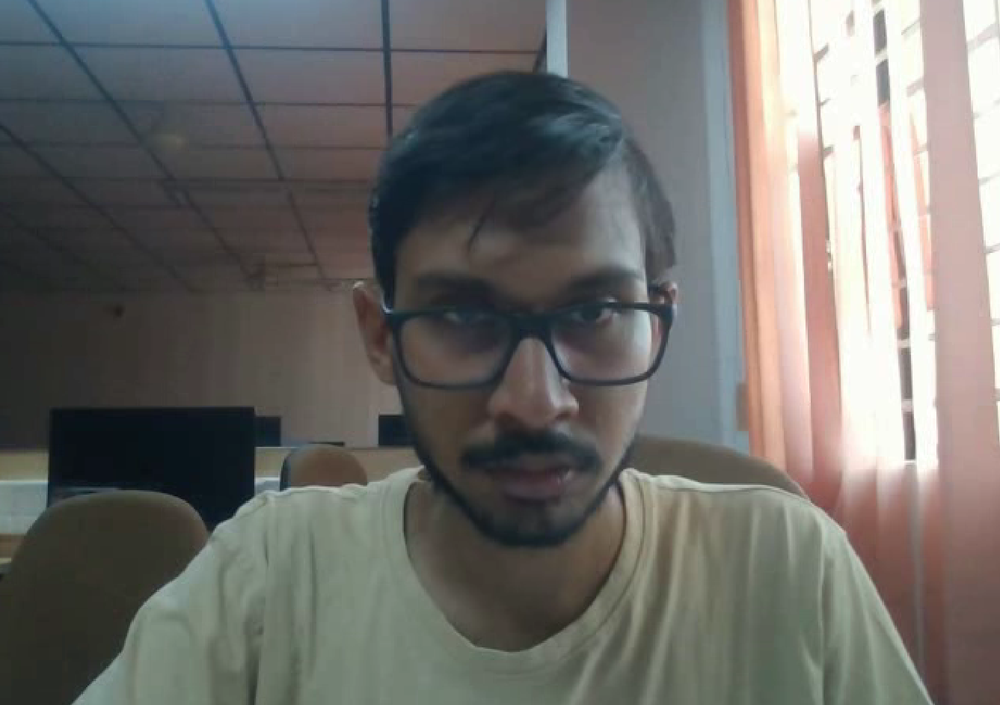
#> input picture Cleaned/Inputs/ID.png, 1000 x 705 px, shrunk from 1337 x 942 before the run
$ python -i image_processor.py   (imports and definitions only)
#> lines starting #> are read from the running program, lines starting #| are printed output that depends on the picture
#> further down, picture is the input picture: shape (705, 1000, 3); mean B, G, R 105.5, 109.1, 110.5
"""
Image preprocessing utilities for object detection and enhancement
"""
import cv2
import numpy as np


class ImageProcessor:
    """Handles image preprocessing for better detection results"""

    @staticmethod
    def enhance_frame(image):
        """Enhance frame with contrast and sharpening"""
        alpha = 1.3
        beta = 30
        image = cv2.convertScaleAbs(image, alpha=alpha, beta=beta)
        kernel = np.array([[0, -1, 0],
                          [-1, 5, -1],
                          [0, -1, 0]])
        return cv2.filter2D(src=image, ddepth=-1, kernel=kernel)

    @staticmethod
    def preprocess_for_object_detection(image):
        """
        Preprocess image for object detection.
        Currently returns original image but can be extended for enhancement.
        """
        # Future enhancements can be added here:
        # - Contrast adjustment
        # - Noise reduction
        # - Edge enhancement
        return image

    @staticmethod
    def enhance_for_detection(image):
        """
        Enhanced preprocessing for better object detection
        """
        # Convert to RGB if needed
        if len(image.shape) == 3 and image.shape[2] == 3:
            image_rgb = cv2.cvtColor(image, cv2.COLOR_BGR2RGB)
        else:
            image_rgb = image.copy()

        # Increase contrast and brightness
        alpha = 1.4  # Contrast control
        beta = 15    # Brightness control
        contrast_bright = cv2.convertScaleAbs(image_rgb, alpha=alpha, beta=beta)
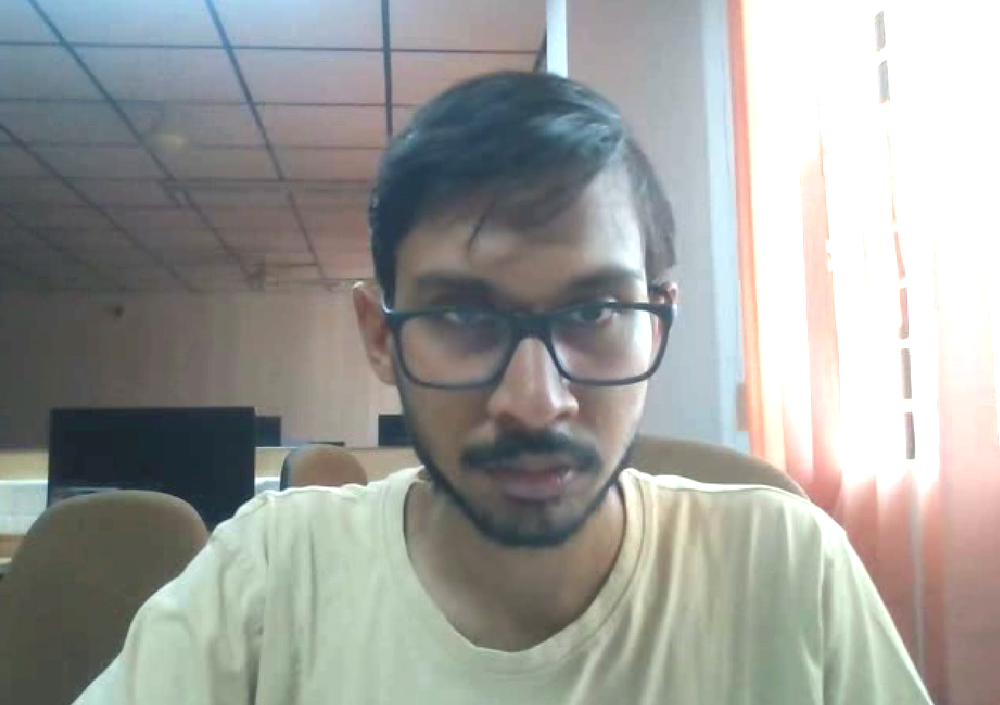
#> contrast_bright: shape (705, 1000, 3); mean R, G, B 156.2, 157.6, 154.2

        # Reduce noise while preserving edges
        denoised = cv2.fastNlMeansDenoisingColored(contrast_bright, None, 10, 10, 7, 21)

        # Enhance edges
        kernel_sharpen = np.array([[-1,-1,-1],
                                  [-1, 9,-1],
                                  [-1,-1,-1]])
        sharpened = cv2.filter2D(denoised, -1, kernel_sharpen)

        # Convert back to BGR for OpenCV operations
        if len(image.shape) == 3 and image.shape[2] == 3:
            return cv2.cvtColor(sharpened, cv2.COLOR_RGB2BGR)
        return sharpened

>>> import cv2
>>> picture = cv2.imread('../Inputs/ID.png')
>>> result = ImageProcessor().enhance_for_detection(picture)
